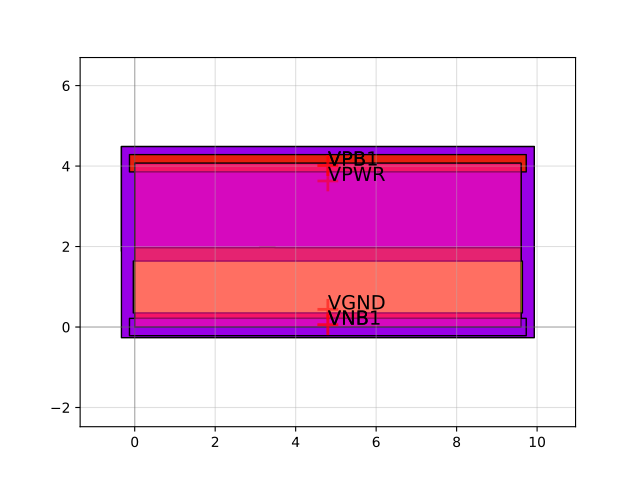

Write the Python code that produced this figure.
import sky130

c = sky130.components.sky130_fd_sc_hvl__buf_8()
c.plot()
